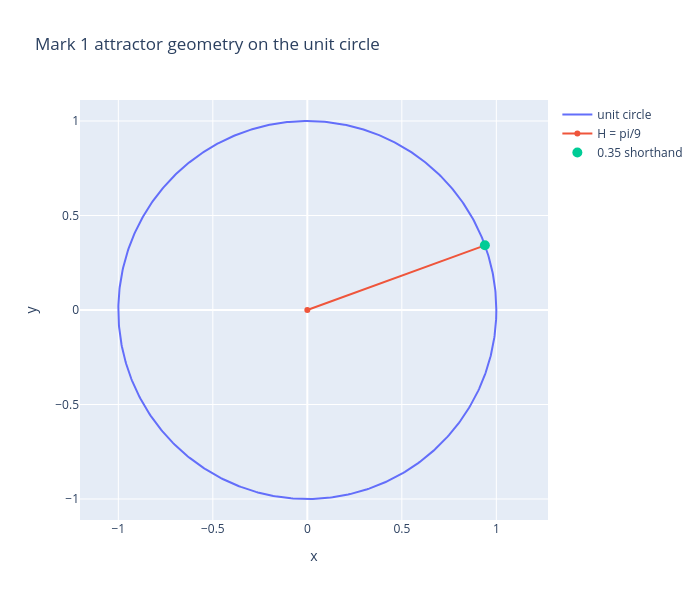

Notebook code for this chart:
### Code cell
theta = np.linspace(0, 2*np.pi, 600)
x = np.cos(theta)
y = np.sin(theta)

h_angle = MARK1_H
fig_mark1 = go.Figure()
fig_mark1.add_trace(go.Scatter(x=x, y=y, mode="lines", name="unit circle"))
fig_mark1.add_trace(
    go.Scatter(
        x=[0, math.cos(h_angle)],
        y=[0, math.sin(h_angle)],
        mode="lines+markers",
        name="H = pi/9",
    )
)
fig_mark1.add_trace(
    go.Scatter(
        x=[math.cos(0.35)],
        y=[math.sin(0.35)],
        mode="markers",
        name="0.35 shorthand",
        marker=dict(size=10),
    )
)
fig_mark1.update_layout(
    title="Mark 1 attractor geometry on the unit circle",
    xaxis_title="x",
    yaxis_title="y",
    yaxis_scaleanchor="x",
    width=700,
    height=600,
)
fig_mark1.show()

### Figure 1 — Plotly figure (JSON) as saved in the notebook; plotly's stock layout.template omitted (floating-point values rounded to 4 significant figures; data arrays with more than 128 entries replaced by an {"elided": "..."} marker saying what was removed)
{"data": [{"mode": "lines", "name": "unit circle", "type": "scatter", "x": {"elided": "600 float values"}, "y": {"elided": "600 float values"}}, {"mode": "lines+markers", "name": "H = pi/9", "type": "scatter", "x": [0, 0.9397], "y": [0, 0.342]}, {"marker": {"size": 10}, "mode": "markers", "name": "0.35 shorthand", "type": "scatter", "x": [0.9394], "y": [0.3429]}], "layout": {"height": 600, "title": {"text": "Mark 1 attractor geometry on the unit circle"}, "width": 700, "xaxis": {"title": {"text": "x"}}, "yaxis": {"scaleanchor": "x", "title": {"text": "y"}}}}
